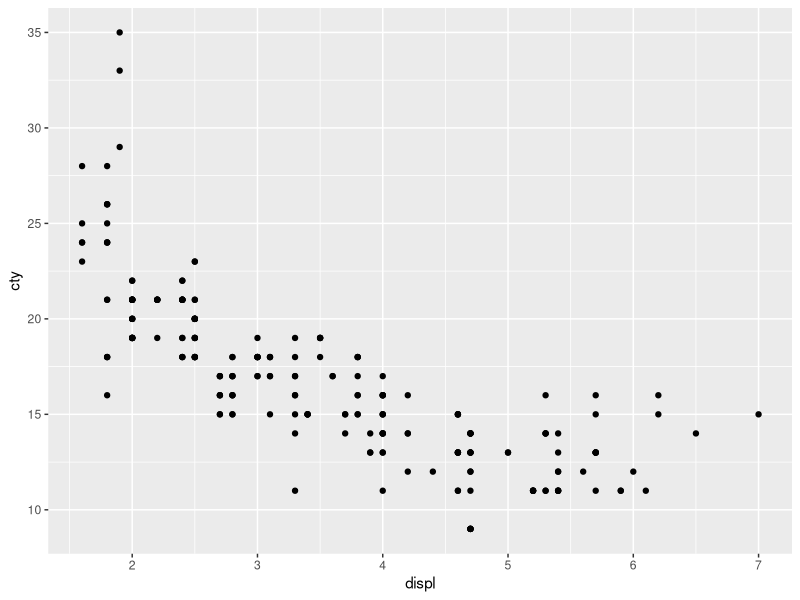
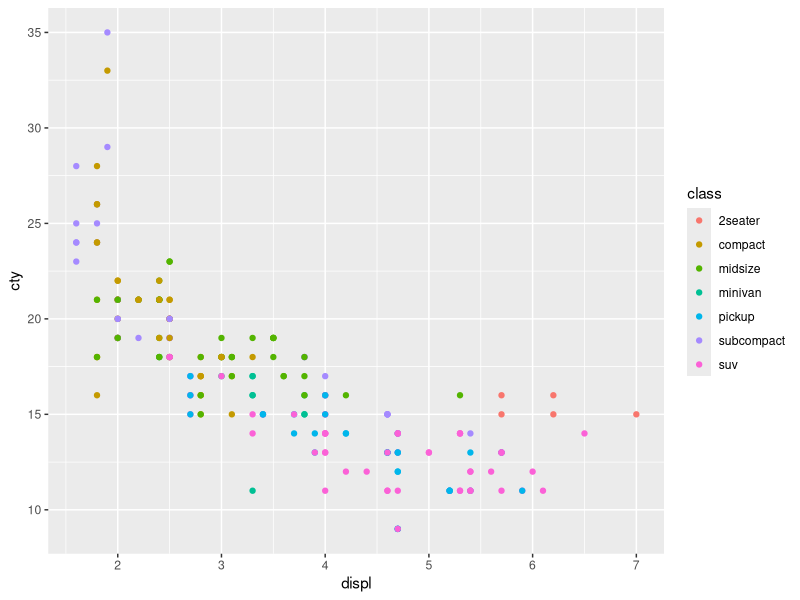
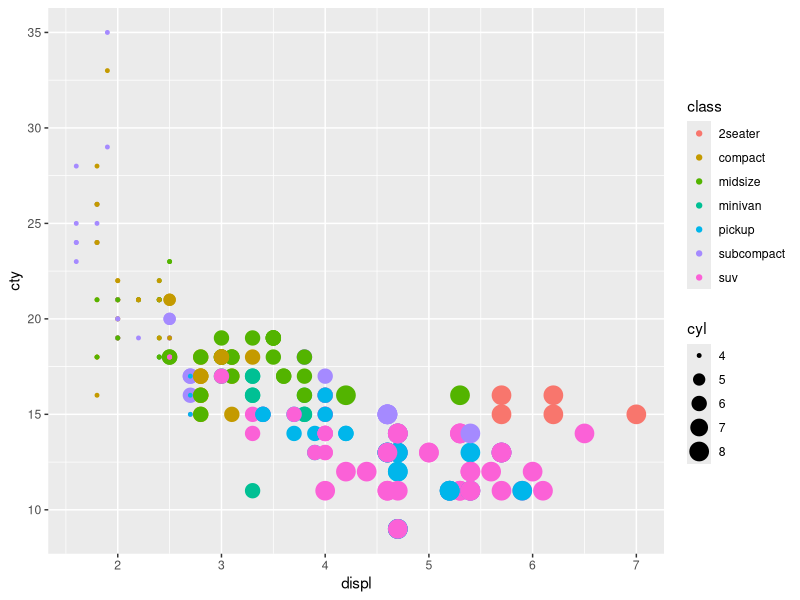
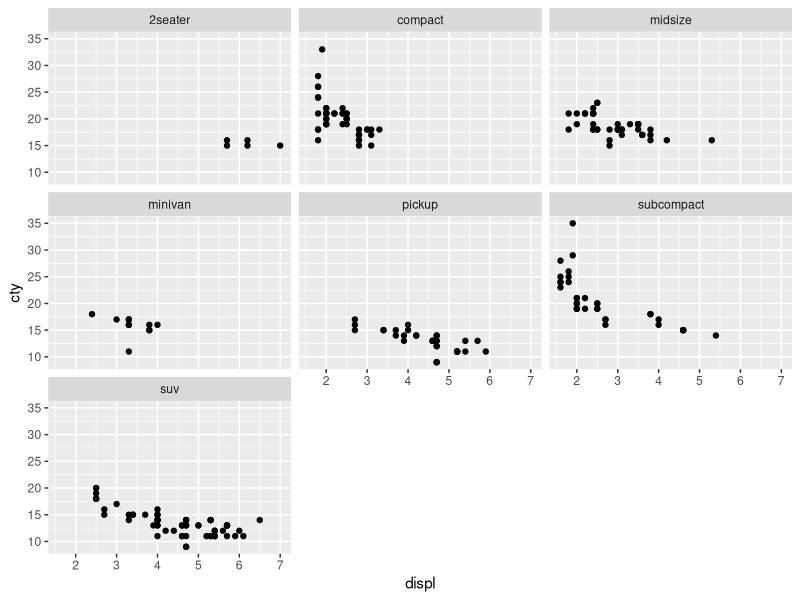
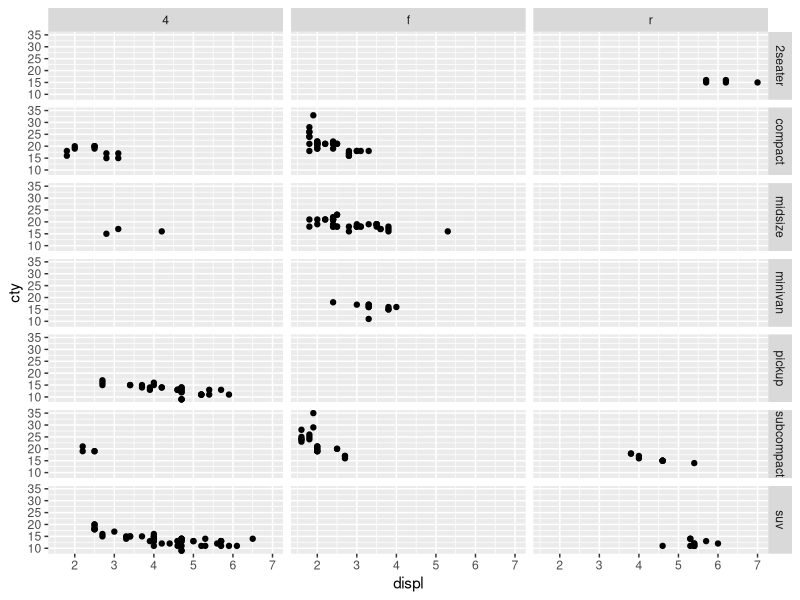
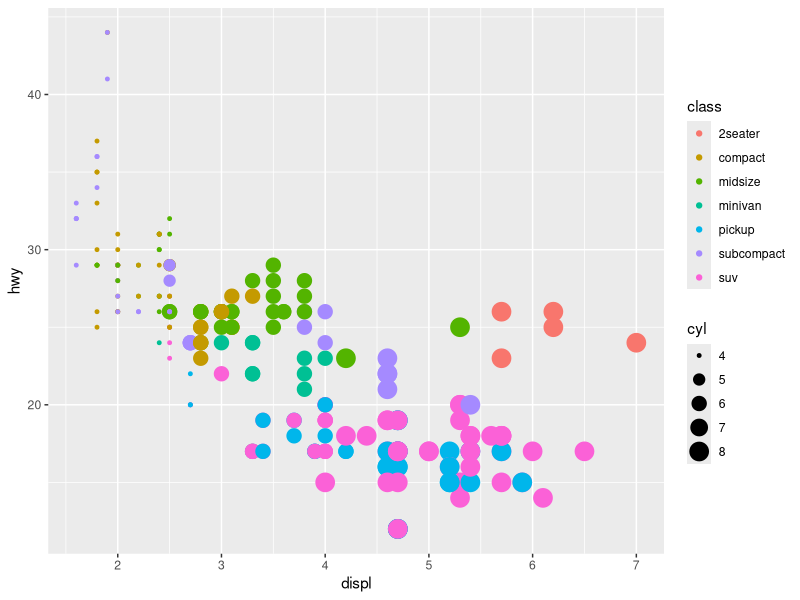
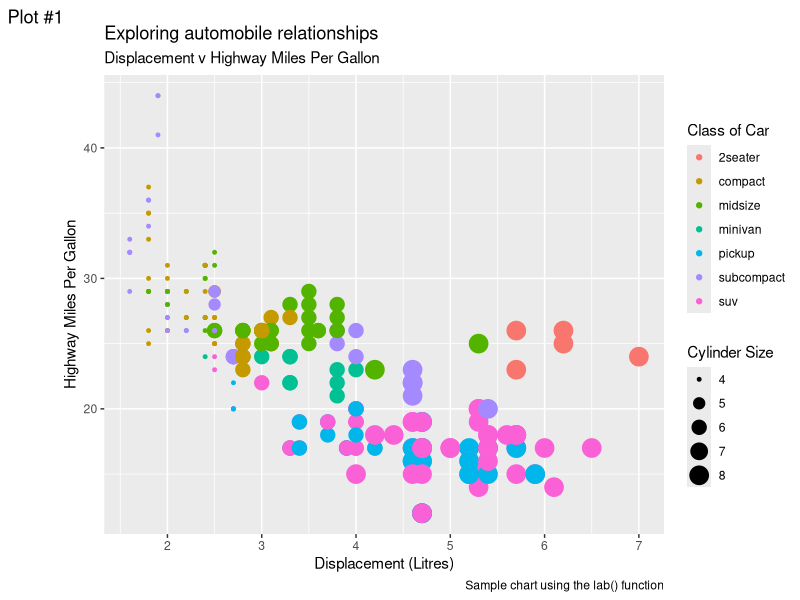

R code for these plots, in order:
library(ggplot2)
library(dplyr)

mpg

View(mpg)

summary(mpg)

# The first six observations
head(mpg)

# The final six observations
tail(mpg)

sample_n(mpg,10)

sample_frac(mpg, 0.05)

# Replicate using set.seed(n)

set.seed(100)
sample_n(mpg,5)

# Scatter plots

ggplot(data=mpg,aes(x=displ,y=cty))+
  geom_point()

# Add an aesthetic mapping
ggplot(data=mpg,aes(x=displ,y=cty,colour=class))+
  geom_point()

# Use the size argument
ggplot(data=mpg,aes(x=displ,y=cty,colour=class,size=cyl))+
  geom_point()

# Subplots with facets

ggplot(data=mpg,aes(x=displ,y=cty))+
  geom_point()+
  facet_wrap(~class)

ggplot(data=mpg,aes(x=displ,y=cty))+
  geom_point()+
  facet_grid(class~drv)

# Using the lab function
p1 <- ggplot(data=mpg,aes(x=displ,y=hwy,size=cyl,color=class))+
  geom_point()

p1

p1 <- p1 + 
  labs(
    title = "Exploring automobile relationships",
    subtitle = "Displacement v Highway Miles Per Gallon",
    color = "Class of Car",
    size = "Cylinder Size",
    caption = "Sample chart using the lab() function",
    tag = "Plot #1",
    x = "Displacement (Litres)",
    y = "Highway Miles Per Gallon"
  )

p1


